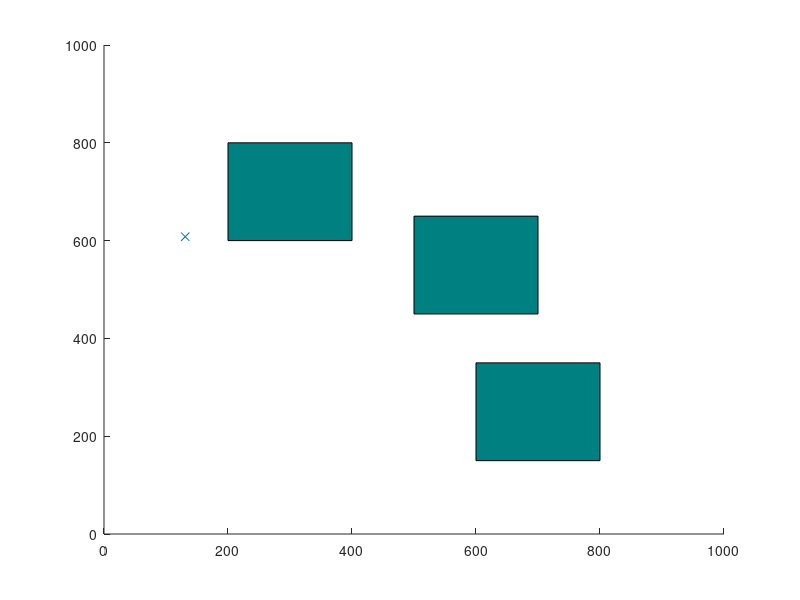

Recreate this plot in MATLAB. (Note: this script raises an error after producing the figure.)
% Algorithm Flow
% 1. Pick a random node q_rand.
% 2. Find the closest node q_near from explored nodes to branch out from,
%    towards q_rand.
% 3. Steer from q_near towards q_rand: interpolate if node is too far away,
%    reach q_new. Check that obstacle is not hit.
% 4. Update cost of reaching q_new from q_near, treat it as Cmin. For now,
%    q_near acts as the parent node of q_new.
% 5. From the list of 'visited' nodes, check for the nearest neighbors with
%    a given radius, insert in a list q_nearest.
% 6. In all members of q_nearest, check if q_new can be reached from a
%    different parent node with cost lower than Cmin, and without colliding
%    with the obstacle. Select the node that results in the least cost and
%    update the parent of q_new.
% 7. Add q_new to node list
% 8. Continue until maximum number of nodes is reached or goal is hit.
clearvars
close all
addpath('function')
x_max = 1000;
y_max = 1000;
obstacle1 = [500, 450, 200, 200];
obstacle2 = [200, 600, 200, 200];
obstacle3 = [600, 150, 200, 200];
numNodes = 3000;
EPS = 20;

q_start.coord = [0 0];
q_start.cost = 0;
q_start.parent = 0;
q_goal.coord = [999 999];
q_goal.cost = 0;

nodes(1) = q_start;
figure(1)
axis([0 x_max 0 y_max])
rectangle('Position', obstacle1, 'FaceColor', [0,.5,.5])
hold on
rectangle('Position', obstacle2, 'FaceColor', [0,.5,.5])
hold on
rectangle('Position', obstacle3, 'FaceColor', [0,.5,.5])
hold on

for i = 1:numNodes
    q_rand = [floor(rand(1)*x_max) floor(rand(1)*y_max)];
    plot(q_rand(1), q_rand(2), 'x', 'Color', [0 0.4470 0.7410])

    for j = 1:length(nodes)
        if nodes(j).coord == q_goal.coord
            break
        end
    end

    ndist = [];
    for j = 1:length(nodes)
        tmp = dist(nodes(j).coord, q_rand);
        ndist = [ndist tmp];
    end
    [val, idx] = min(ndist);
    q_near = nodes(idx);

    q_new.coord = steer(q_rand, q_near.coord, val, EPS);
    if noCollision(q_new.coord, q_near.coord, obstacle1) ...
    && noCollision(q_new.coord, q_near.coord, obstacle2) ...
    && noCollision(q_new.coord, q_near.coord, obstacle3)
        line([q_near.coord(1), q_new.coord(1)], [q_near.coord(2), q_new.coord(2)], 'Color', 'k', 'LineWidth', 2);
        drawnow
        hold on
        q_new.cost = dist(q_new.coord, q_near.coord) + q_near.cost;

        q_nearest = [];
        r = 60;
        neighbor_count = 1;
        for j = 1:length(nodes)
            if noCollision(nodes(j).coord, q_new.coord, obstacle1) ...
            && noCollision(nodes(j).coord, q_new.coord, obstacle2) ...
            && noCollision(nodes(j).coord, q_new.coord, obstacle3) ...
            && dist(nodes(j).coord, q_new.coord) <= r
                q_nearest(neighbor_count).coord = nodes(j).coord;
                q_nearest(neighbor_count).cost = nodes(j).cost;
                neighbor_count = neighbor_count + 1;
            end
        end

        q_min = q_near;
        C_min = q_new.cost;

        for k = 1:length(q_nearest)
            if noCollision(q_nearest(k).coord, q_new.coord, obstacle1) ...
            && noCollision(q_nearest(k).coord, q_new.coord, obstacle2) ...
            && noCollision(q_nearest(k).coord, q_new.coord, obstacle3) ...
            && q_nearest(k).cost + dist(q_nearest(k).coord, q_new.coord) < C_min
                q_min = q_nearest(k);
                C_min = q_nearest(k).cost + dist(q_nearest(k).coord, q_new.coord);
                line ([q_min.coord(1), q_new.coord(1)], [q_min.coord(2), q_new.coord(2)], 'Color', 'g');
                hold on 
            end
        end

        for j = 1:length(nodes)
            if nodes(j).coord == q_min.coord
                q_new.parent = j;
            end
        end

        nodes = [nodes q_new];
    end
end

D = [];
for j = 1:length(nodes)
    tmpdist = dist(nodes(j).coord, q_goal.coord);
    D = [D tmpdist];
end

[val, idx] = min(D);
q_final = nodes(idx);
q_goal.parent = idx;
q_end = q_goal;
nodes = [nodes, q_goal];
while q_end.parent ~= 0
    start = q_end.parent;
    line([q_end.coord(1), nodes(start).coord(1)], [q_end.coord(2), nodes(start).coord(2)], 'Color', 'r', 'LineWidth', 2);
    hold on
    q_end = nodes(start);
end









